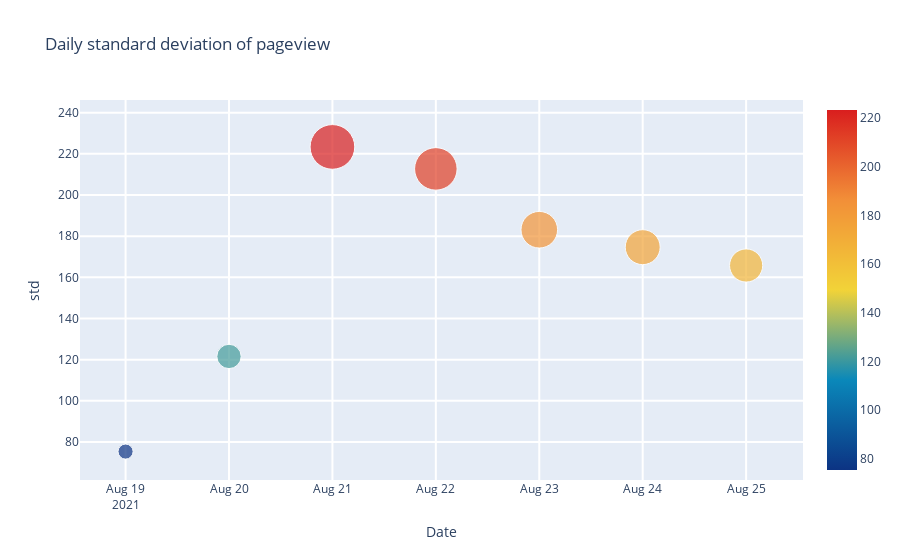

Notebook cell for this chart:
### Code cell
fig

### Figure 1 — Plotly figure (JSON) as saved in the notebook; plotly's stock layout.template omitted (floating-point values rounded to 4 significant figures)
{"data": [{"marker": {"color": [75.36, 121.6, 223.4, 212.7, 183.1, 174.7, 165.8], "colorscale": [[0, "rgb(12,51,131)"], [0.25, "rgb(10,136,186)"], [0.5, "rgb(242,211,56)"], [0.75, "rgb(242,143,56)"], [1, "rgb(217,30,30)"]], "showscale": true, "size": [15.07, 24.31, 44.67, 42.54, 36.63, 34.93, 33.15]}, "mode": "markers", "type": "scatter", "x": ["2021-08-19T00:00:00.000000000", "2021-08-20T00:00:00.000000000", "2021-08-21T00:00:00.000000000", "2021-08-22T00:00:00.000000000", "2021-08-23T00:00:00.000000000", "2021-08-24T00:00:00.000000000", "2021-08-25T00:00:00.000000000"], "y": [75.36, 121.6, 223.4, 212.7, 183.1, 174.7, 165.8]}], "layout": {"autosize": true, "hovermode": "closest", "showlegend": false, "title": {"text": "Daily standard deviation of pageview"}, "xaxis": {"gridwidth": 2, "ticklen": 5, "title": {"text": "Date"}}, "yaxis": {"gridwidth": 2, "ticklen": 5, "title": {"text": "std"}}}}
